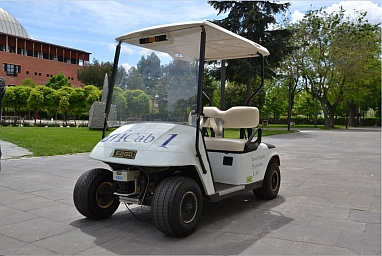
//> input picture 58 Umbralizacion usando las OpenCV/iCab_382x256.jpg, 382 x 256 px
$ ./Umbralizacion_usando_las_OpenCV   (built with g++ and OpenCV 4)
//> lines starting //> are read from the running program, lines starting //| are printed output that depends on the picture; after the words box and inside, x2 and y2 are one past the last pixel; in counts of white or black regions, pixels touching at a corner belong together


#include <opencv2/core/core.hpp>
#include <opencv2/highgui/highgui.hpp>
#include "opencv2/imgproc/imgproc.hpp"
#include <iostream>

using namespace std;
using namespace cv;

int main()
{
	//Nombre de la imagen que se va a cargar
	Mat src, src_gray, dst;

	/// Load an image
	src = imread("iCab_382x256.jpg", 1);
//> src is the input picture: 256 rows x 382 cols, CV_8UC3; mean B, G, R 108.8, 115.2, 111.6

	/// Convert the image to Gray
	cvtColor(src, src_gray, CV_RGB2GRAY);
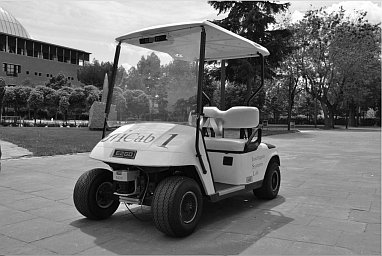
//> src_gray: 256 rows x 382 cols, CV_8UC1; min 0, max 255, mean 112.9

	/// Call the function to initialize
	threshold(src_gray, dst, 50, 255, THRESH_BINARY);
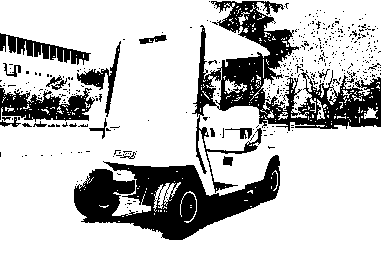
//> dst: 256 rows x 382 cols, CV_8UC1; 76.4% white; 422 black regions (402 under 20 px), largest, box (x1, y1, x2, y2) and area: (192, 1, 381, 193) 8965, (74, 155, 280, 240) 8468, (0, 88, 95, 122) 1835

	//Mostrar la imagen
	cvNamedWindow("Original", CV_WINDOW_AUTOSIZE);
	imshow("Original", src);
	cvNamedWindow("ThreShold", CV_WINDOW_AUTOSIZE);
	imshow("ThreShold", dst);

	//Esperar a pulsar una tecla
	cvWaitKey(0);
	return 0;
}
